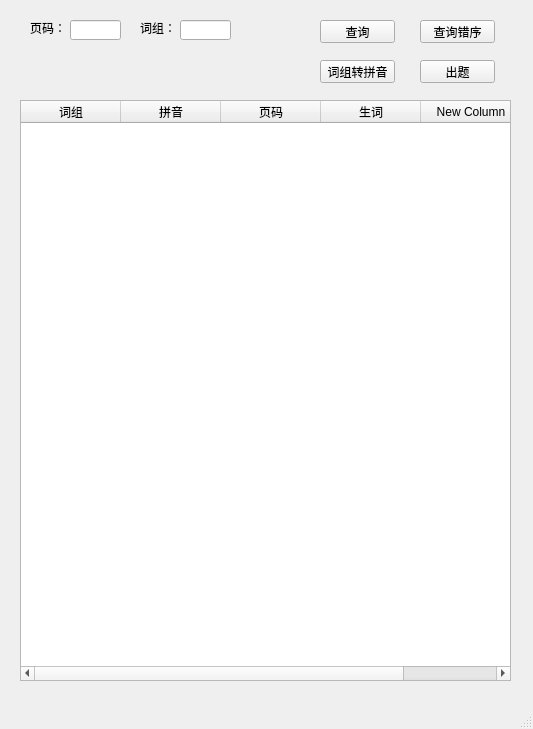
<?xml version="1.0" encoding="UTF-8"?>
<ui version="4.0">
 <class>MainWindow</class>
 <widget class="QMainWindow" name="MainWindow">
  <property name="geometry">
   <rect>
    <x>0</x>
    <y>0</y>
    <width>533</width>
    <height>729</height>
   </rect>
  </property>
  <property name="windowTitle">
   <string>MainWindow</string>
  </property>
  <widget class="QWidget" name="centralwidget">
   <widget class="QTableWidget" name="tableWidget">
    <property name="geometry">
     <rect>
      <x>20</x>
      <y>100</y>
      <width>491</width>
      <height>581</height>
     </rect>
    </property>
    <property name="gridStyle">
     <enum>Qt::DashLine</enum>
    </property>
    <property name="rowCount">
     <number>0</number>
    </property>
    <property name="columnCount">
     <number>5</number>
    </property>
    <column>
     <property name="text">
      <string>词组</string>
     </property>
    </column>
    <column>
     <property name="text">
      <string>拼音</string>
     </property>
    </column>
    <column>
     <property name="text">
      <string>页码</string>
     </property>
    </column>
    <column>
     <property name="text">
      <string>生词</string>
     </property>
    </column>
    <column>
     <property name="text">
      <string>New Column</string>
     </property>
    </column>
   </widget>
   <widget class="QPushButton" name="pushButton_change">
    <property name="geometry">
     <rect>
      <x>320</x>
      <y>60</y>
      <width>75</width>
      <height>23</height>
     </rect>
    </property>
    <property name="text">
     <string>词组转拼音</string>
    </property>
   </widget>
   <widget class="QLineEdit" name="lineEdit_page">
    <property name="geometry">
     <rect>
      <x>70</x>
      <y>20</y>
      <width>51</width>
      <height>20</height>
     </rect>
    </property>
   </widget>
   <widget class="QLabel" name="label">
    <property name="geometry">
     <rect>
      <x>30</x>
      <y>20</y>
      <width>41</width>
      <height>16</height>
     </rect>
    </property>
    <property name="text">
     <string>页码：</string>
    </property>
   </widget>
   <widget class="QPushButton" name="pushButton_s_order">
    <property name="geometry">
     <rect>
      <x>420</x>
      <y>20</y>
      <width>75</width>
      <height>23</height>
     </rect>
    </property>
    <property name="text">
     <string>查询错序</string>
    </property>
   </widget>
   <widget class="QPushButton" name="pushButton_s">
    <property name="geometry">
     <rect>
      <x>320</x>
      <y>20</y>
      <width>75</width>
      <height>23</height>
     </rect>
    </property>
    <property name="text">
     <string>查询</string>
    </property>
   </widget>
   <widget class="QLineEdit" name="lineEdit_word">
    <property name="geometry">
     <rect>
      <x>180</x>
      <y>20</y>
      <width>51</width>
      <height>20</height>
     </rect>
    </property>
    <property name="text">
     <string/>
    </property>
   </widget>
   <widget class="QLabel" name="label_2">
    <property name="geometry">
     <rect>
      <x>140</x>
      <y>20</y>
      <width>41</width>
      <height>16</height>
     </rect>
    </property>
    <property name="text">
     <string>词组：</string>
    </property>
   </widget>
   <widget class="QPushButton" name="pushButton_exam">
    <property name="geometry">
     <rect>
      <x>420</x>
      <y>60</y>
      <width>75</width>
      <height>23</height>
     </rect>
    </property>
    <property name="text">
     <string>出题</string>
    </property>
   </widget>
  </widget>
  <widget class="QMenuBar" name="menubar">
   <property name="geometry">
    <rect>
     <x>0</x>
     <y>0</y>
     <width>533</width>
     <height>23</height>
    </rect>
   </property>
  </widget>
  <widget class="QStatusBar" name="statusbar"/>
 </widget>
 <resources/>
 <connections/>
</ui>
